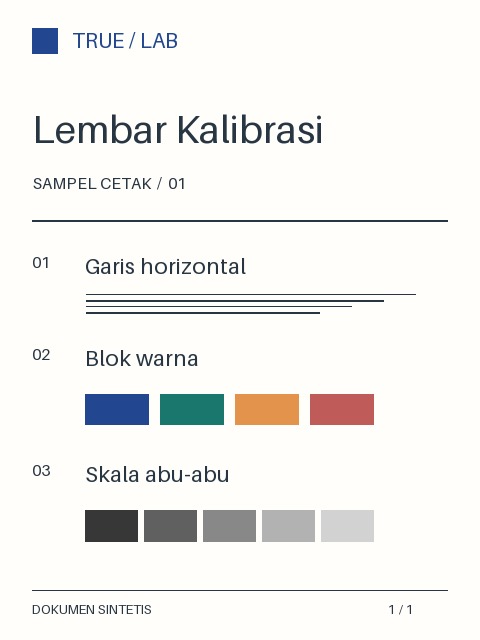
#> input picture tests/browser/fixtures/rotated-page.jpg, 480 x 640 px
$ python -i enhance.py   (imports and definitions only)
#> lines starting #> are read from the running program, lines starting #| are printed output that depends on the picture; after the words box and inside, x2 and y2 are one past the last pixel; in counts of white or black regions, pixels touching at a corner belong together
"""Correct uneven illumination and sharpen a rectified document."""

import cv2
import numpy as np


def _enhance_brightness(brightness):
    if brightness.min() == brightness.max():
        return brightness.copy()

    height, width = brightness.shape
    scale = min(1, 640 / max(height, width))
    size = (max(1, round(width * scale)), max(1, round(height * scale)))
    small = cv2.resize(brightness, size, interpolation=cv2.INTER_AREA)

    # Closing fills ink strokes so the smoothed field estimates paper brightness.
    radius = max(1, round(min(size) / 32))
    kernel_size = (2 * radius + 1, 2 * radius + 1)
    kernel = cv2.getStructuringElement(cv2.MORPH_RECT, kernel_size)
    paper = cv2.morphologyEx(small, cv2.MORPH_CLOSE, kernel)
    paper = cv2.blur(paper, kernel_size)
    white_level = float(np.percentile(paper, 95))
    field = cv2.resize(paper, (width, height), interpolation=cv2.INTER_LINEAR)
    normalized = cv2.divide(brightness, np.maximum(field, 1), scale=white_level)

    grid = (max(1, min(8, width // 32)), max(1, min(8, height // 32)))
    contrast = cv2.createCLAHE(clipLimit=2.0, tileGridSize=grid).apply(normalized)
    balanced = cv2.addWeighted(normalized, 0.75, contrast, 0.25, 0)
    blurred = cv2.GaussianBlur(balanced, (0, 0), 1.0)
    return cv2.addWeighted(balanced, 1.4, blurred, -0.4, 0)


def enhancePage(image: np.ndarray) -> np.ndarray:
    """Enhance a rectified uint8 grayscale, BGR or BGRA page at its input size."""
    if not isinstance(image, np.ndarray) or image.dtype != np.uint8:
        raise ValueError("Expected a uint8 image")
    if image.ndim not in (2, 3) or min(image.shape[:2]) < 1:
        raise ValueError("Expected a nonempty document image")
    if image.ndim == 2:
        return _enhance_brightness(image)
    if image.shape[2] not in (3, 4):
        raise ValueError("Expected a grayscale, BGR or BGRA image")

    # Scale the three color channels together, preserving their ratios.
    color = image[:, :, :3]
    brightness = color.max(axis=2)
    enhanced = _enhance_brightness(brightness)
    gain = enhanced.astype(np.float32) / np.maximum(brightness, 1)
    result = image.copy()
    result[:, :, :3] = np.rint(color * gain[:, :, None]).astype(np.uint8)
    return result

>>> import cv2
>>> picture = cv2.imread('../tests/browser/fixtures/rotated-page.jpg')
#> picture is the input picture: shape (640, 480, 3); mean B, G, R 237.7, 240.8, 241.5
>>> result = enhancePage(picture)
#> in enhancePage, `brightness = color.max(axis=2)`:
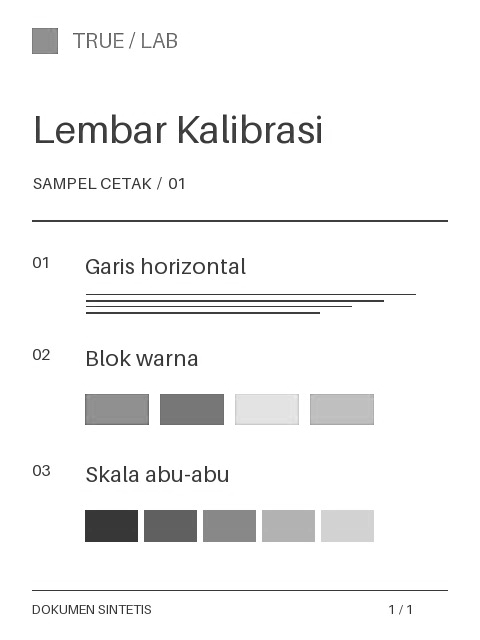
#> brightness: shape (640, 480); min 43, max 255, mean 243.6
#> in _enhance_brightness, `paper = cv2.morphologyEx(small, cv2.MORPH_CLOSE, kernel)`:
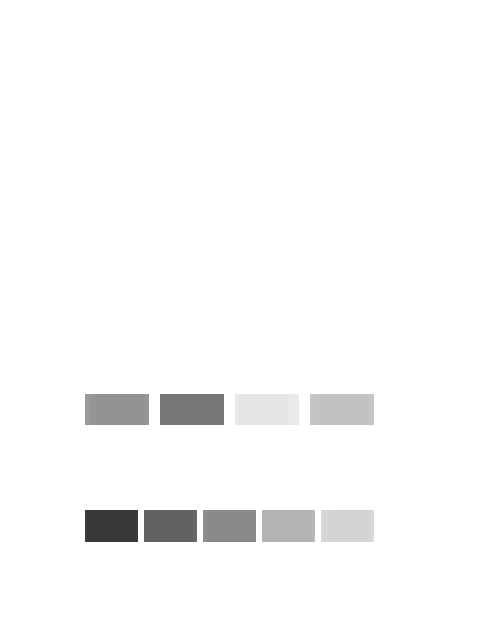
#> paper: shape (640, 480); min 56, max 255, mean 249.6
#> in _enhance_brightness, `paper = cv2.blur(paper, kernel_size)`:
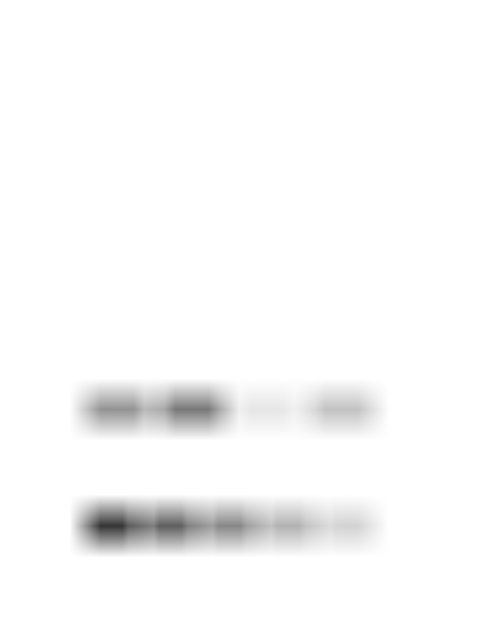
#> paper: shape (640, 480); min 56, max 255, mean 249.6
#> in _enhance_brightness, `white_level = float(np.percentile(paper, 95))`: white_level = 255
#> in _enhance_brightness, `normalized = cv2.divide(brightness, np.maximum(field, 1), scale=white_..`:
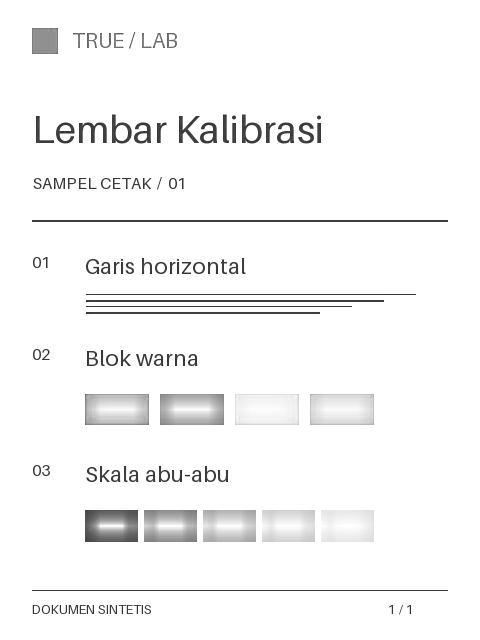
#> normalized: shape (640, 480); min 43, max 255, mean 246.4
#> in _enhance_brightness, `blurred = cv2.GaussianBlur(balanced, (0, 0), 1.0)`:
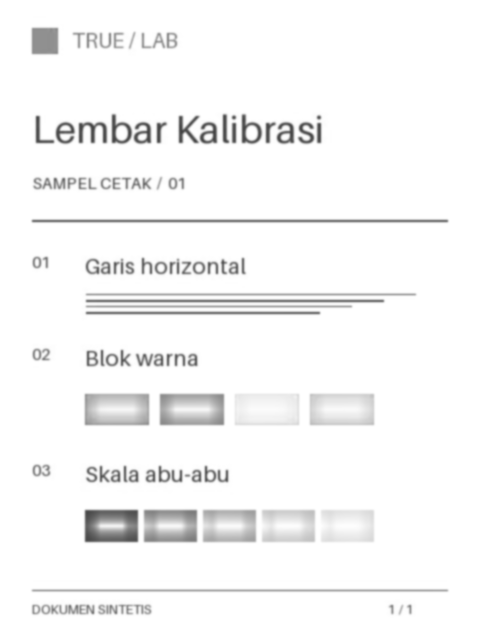
#> blurred: shape (640, 480); min 66, max 255, mean 246.1
#> in enhancePage, `gain = enhanced.astype(np.float32) / np.maximum(brightness, 1)`:
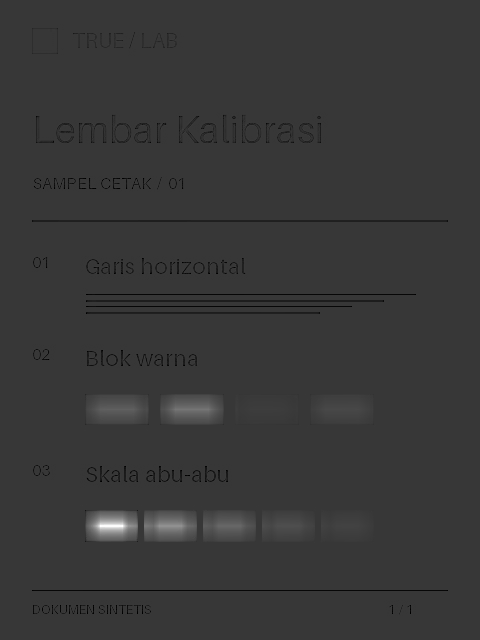
#> gain: shape (640, 480) float32; min 0, max 4.64, mean 1.01; drawn with min black and max white
#> in enhancePage, `result[:, :, :3] = np.rint(color * gain[:, :, None]).astype(np.uint8)`:
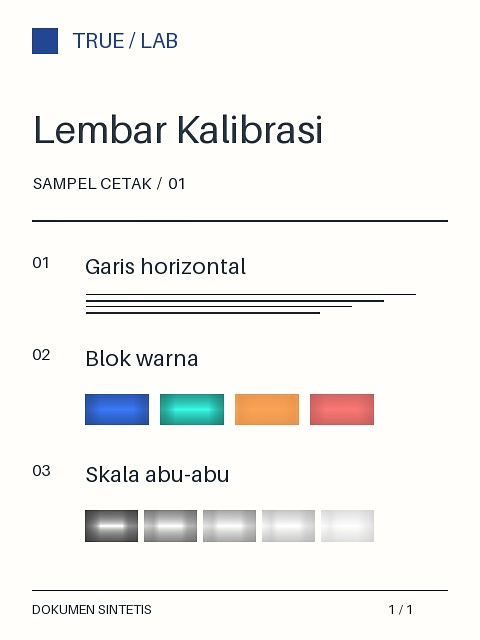
#> result: shape (640, 480, 3); 12.16% of pixels changed, all inside (x1, y1, x2, y2) = (31, 24, 449, 616)
